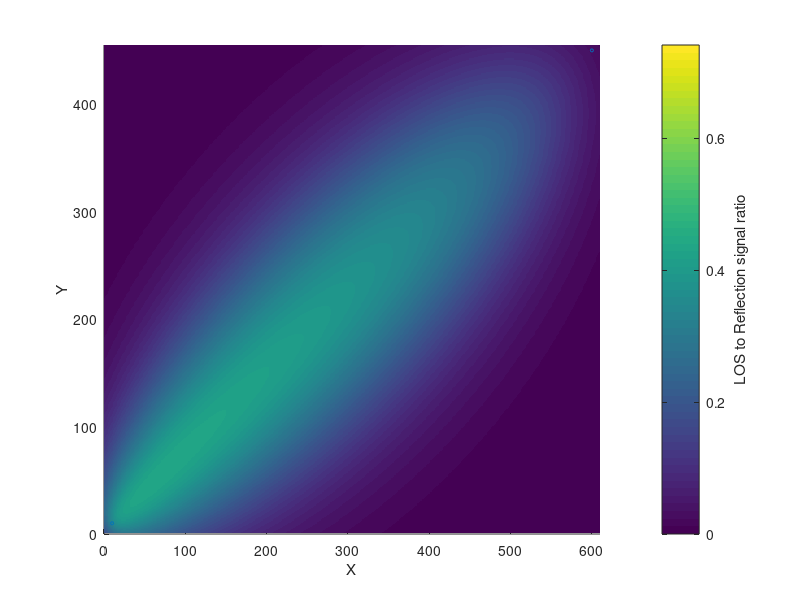

Write the MATLAB code that produced this figure.
% %%%%%%%%%%%%%%%%%%%%%%%%%%%%%%%%%%%%%%%%%%%%%%%%%%%%%%%%%%%%%%%%%%%%%%%%%
%                       CUAUV Multipath Simulator
%                           by: Michael Nguyen
% Modelling the pool's geometry, we can calulate the multipath
% contributions to the overall signal.
%
% Essentially models loss of power through water, multipathing
% and models reflections as additional "point sources"
% assumptions: single reflections only contribute to the multipath problem
% %%%%%%%%%%%%%%%%%%%%%%%%%%%%%%%%%%%%%%%%%%%%%%%%%%%%%%%%%%%%%%%%%%%%%%%%%

clear;

res = 0.1; % e.g. each point in the field refers to 10 cm difference
speed = 1497; %m/s under freshwater at 25 degrees Celsius

%Locations of the transmitter/reciever  (X, Y, Z)
transmit = [10; 10; 10];
receiver = [600; 450; 90];

%http://www.sal2000.com/ds/ds3/Acoustics/Wave%20Reflection.htm
%Using concepts similar to EM wave propagation, we can extend the 
%definition of reflection to sound waves:
%R = (z2 - z1)/(z2 + z1)
z1 = 1480000; %Freshwater
z2 = 8000000; %concerete

R = (z2-z1)/(z2+z1);

%transdec dimensions
majX = uint16(300*0.3048)/(2*res);
minY = uint16(200*0.3048)/res;
depth = uint16(38*0.3048)/res;

%define surfaces of reflection
field = zeros(majX,minY); %array of distances
link = zeros(majX,minY); %array of link budgets
zfield = 0;

%Absorption of sound in water
%http://resource.npl.co.uk/acoustics/techguides/seaabsorption/
alpha = 1.26; % @ 15kHz, 25 degrees C, 38 ft depth

%populate the field with multipath distances
dim = size(field);
for i = 1:dim(1)
    for j = 1:dim(2)
        temp = [j; i; zfield];
        dtrans = sqrt( (temp - transmit)'*(temp - transmit) );
        drecei = sqrt( (temp - receiver)'*(temp - receiver) );
        dist = res*(dtrans + drecei);
        
        %note that spherical rad attenuation and the reflection have
        %negative coefficients because we wish for all the terms within the
        %transmission loss budget to have positive values
        link(i,j) = -1*( -20*log10(1/(4*pi*dist)) + alpha*dist - 20*log10(R));
        link(i,j) = 10^(link(i,j)/10);
        field(i,j) = dist;
    end
end

LOSdist = sqrt( (receiver - transmit)'*(receiver - transmit) )*res;
LOSlink = 10^(-1*( -20*log10(1/(4*pi*LOSdist)) + alpha*LOSdist)/10);

link = link/LOSlink;

timeOfArrival = field/speed; %time of arrival of the signal
invsquare = 1./(field.^2); %Power loss is proportional

%visualization of the multipaths
figure
hold on
imagesc(link);
points = [transmit, receiver];
scatter3(points(1,:)', points(2,:)', points(3,:)',5,'black');
axis([0 minY 0 majX 0 depth]);

c = colorbar;

xlabel('X');
ylabel('Y');
ylabel(c,'LOS to Reflection signal ratio');
zlabel('Z');
hold off

%Signal Calculations
f = 150; %15 kHz
t = 1:100000;
timeres = 1e-6;
t = t*timeres; %seconds
y = sin(2*pi*f*t);

%figure
%plot(t,y);

%max(max(timeOfArrival))
